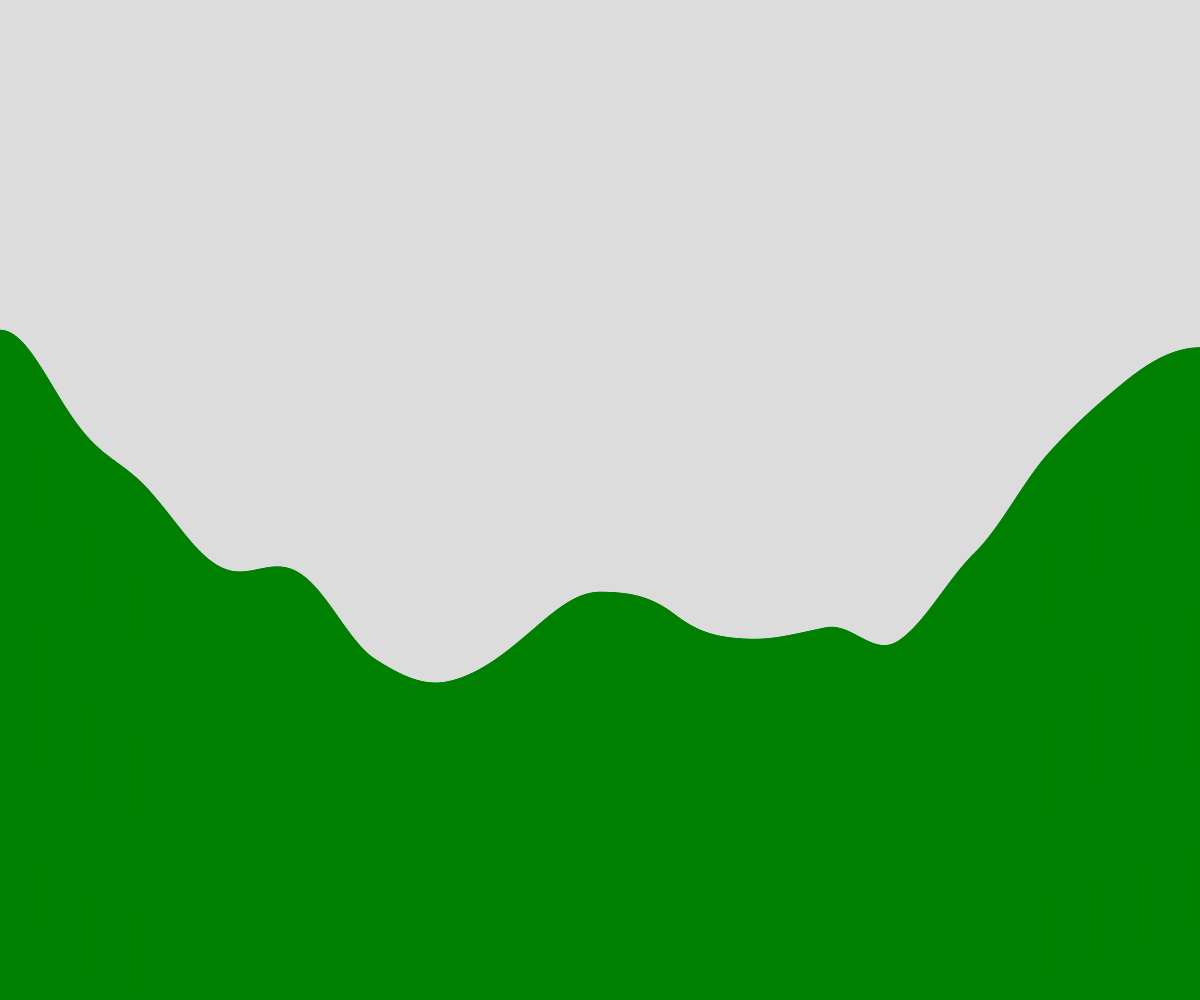
Frame 1 (no input)
Frame 60 (no input): identical to frame 1, image omitted
Frame 120 (the mouse pressed at the canvas centre since frame 60): identical to frame 1, image omitted

The p5.js sketch that drew this single still picture (run headless with seeded random() and noise() and a simulated clock; from frame 60 on, the mouse is pressed at the canvas centre):

// p5.js sketch
// ── sketch.js
// Terrain Generation Demo

let terrain = [];
const NUMBER_OF_RECTS = 2000;

function setup() {
  createCanvas(windowWidth, windowHeight);
  generateTerrain(width/NUMBER_OF_RECTS);
}

function draw() {
  background(220);
  stroke("green");
  fill("green");
  for (let someRect of terrain) {
    rect(someRect.x, someRect.y, someRect.w, someRect.h);
  }
}

function generateTerrain(widthOfRect) {
  let time = 0;
  let deltaTime = 0.001;
  for (let i = 0; i < NUMBER_OF_RECTS; i++){
    let theHeight = noise(time) * height;
    terrain.push(spawnRectangle(i * widthOfRect, theHeight, widthOfRect));
    time += deltaTime;

  }
}

function spawnRectangle(leftSide, rectHeight, rectWidth) {
  let theRect = {
    x: leftSide,
    y: height - rectHeight,
    w: rectWidth,
    h: rectHeight,
  };

  return theRect;
}
